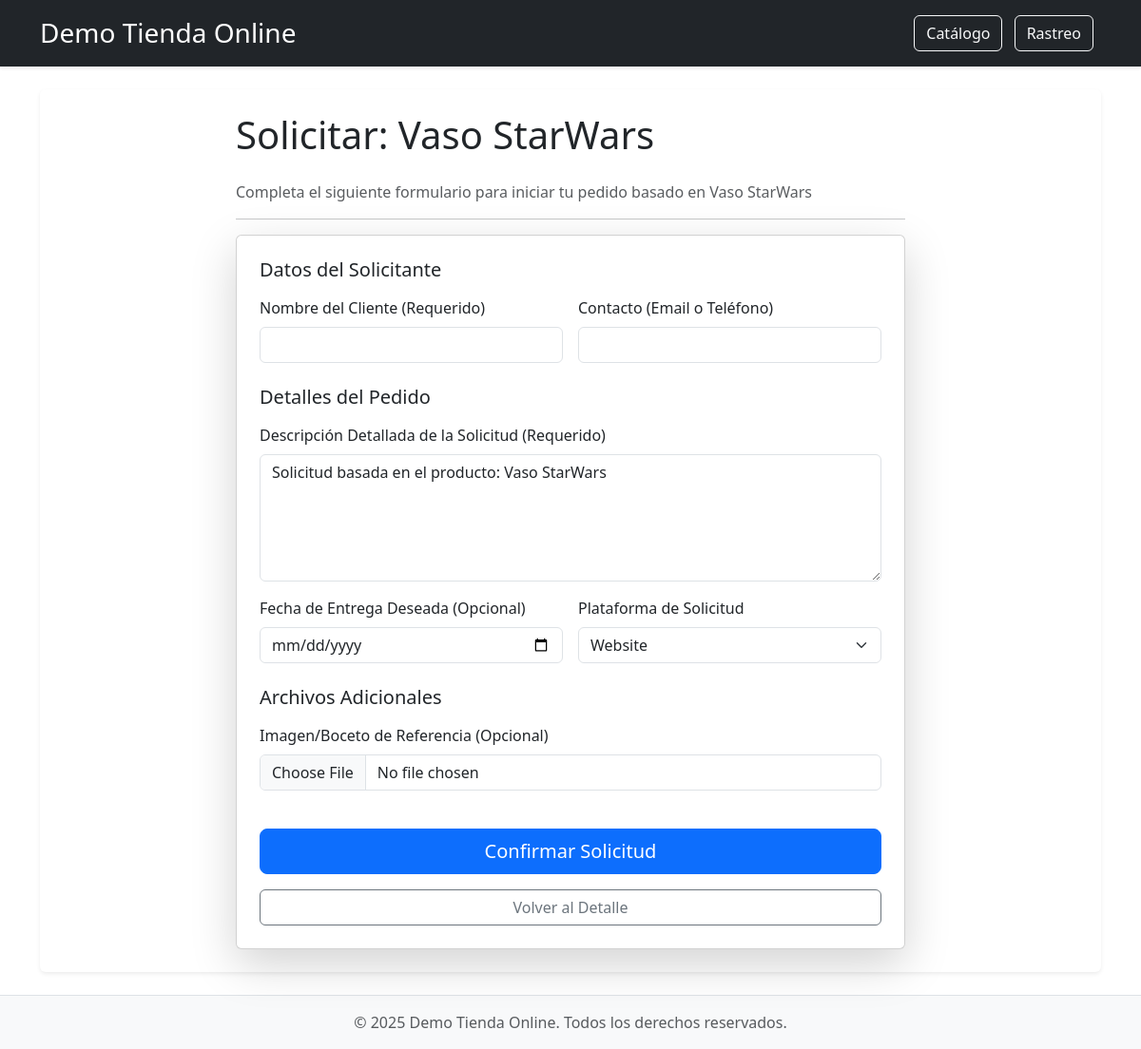
/solicitar_producto/2/, run on an earlier commit of the app's database.
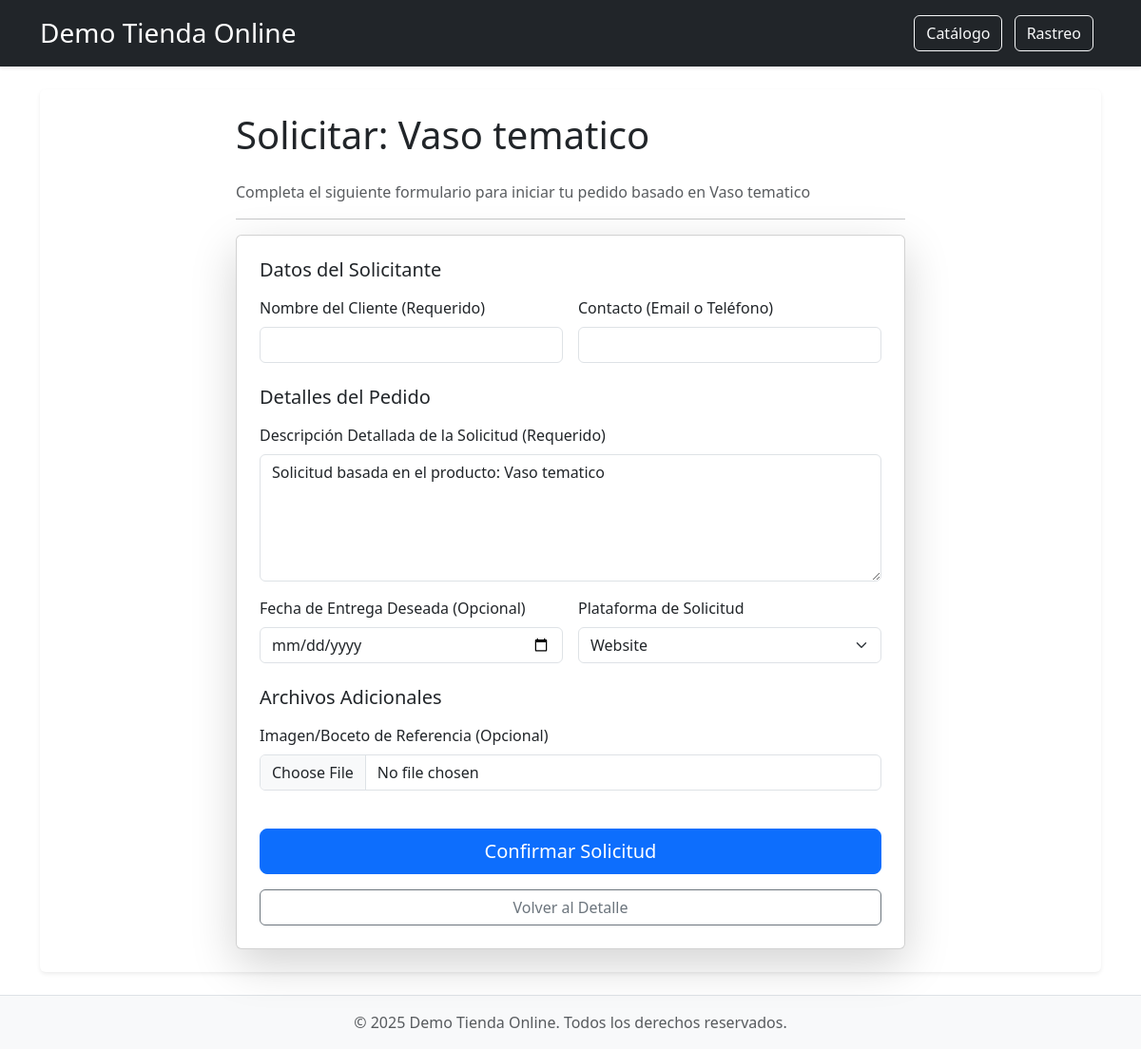
And on a later commit of the database.
### mainApp/models.py (models this page shows, shortened)
class Product(models.Model):
    nombre = models.CharField(max_length=100)
    description = models.TextField()
    category = models.ForeignKey('categoryProduct', on_delete=models.CASCADE)
    precio_base = models.DecimalField(max_digits=10, decimal_places=2)
    imagen1 = models.ImageField(upload_to='imagenes_productos/', blank=True, null=True)
    imagen2 = models.ImageField(upload_to='imagenes_productos/', blank=True, null=True)
    imagen3 = models.ImageField(upload_to='imagenes_productos/', blank=True, null=True)
    destacado = models.BooleanField(default=False)

### mainApp/views.py (the view)
# urls.py: path('solicitar_producto/<int:pk>/', views.solicitar_producto_form, name='solicitar_producto'),
def solicitar_producto_form(request, pk):
    producto = get_object_or_404(Product, pk=pk)
    if request.method == 'POST':
        form = SolicitudPedidoForm(request.POST, request.FILES)
        if form.is_valid():
            nuevo_pedido = form.save(commit=False)
            nuevo_pedido.producto_ref = producto
            nuevo_pedido.plataforma = 'website'
            nuevo_pedido.estados = 'solicitado'
            nuevo_pedido.estado_pago = 'pendiente'
            nuevo_pedido.save()
            messages.success(request, f'¡Pedido creado con éxito! Tu código de rastreo es: {nuevo_pedido.token_Trakeo}')
            return redirect('detalle_rastreo', token=nuevo_pedido.token_Trakeo)
    else:
        initial_data = {
            'producto_ref': producto,
            'descripcion': f'Solicitud basada en el producto: {producto.nombre}',
        }
        form = SolicitudPedidoForm(initial=initial_data)
    context = {
        'producto': producto,
        'form': form,
        'titulo': f'Solicitar: {producto.nombre}',
    }
    return render(request, 'solicitar_producto_form.html', context)

### mainApp/forms.py
class SolicitudPedidoForm(forms.ModelForm):
    imagen = forms.ImageField(
        label="Sube una imagen de referencia",
        required=False
    )
    nombre_cliente = forms.CharField(label="Tu Nombre")
    contacto = forms.CharField(label="Email, Teléfono y/o Red Social")
    descripcion = forms.CharField(
        label="Descripción de lo solicitado",
        widget=forms.Textarea
    )
    producto_ref = forms.ModelChoiceField(
        queryset=Product.objects.all(),
        required=False,
        widget=forms.HiddenInput()
    )
    class Meta:
        model = pedidos
        fields = [
            'nombre_cliente',
            'contacto',
            'producto_ref',
            'descripcion',
            'imagen',
            'fecha_entrega',
            'plataforma'
        ]
        widgets = {
            'fecha_entrega': forms.DateInput(attrs={'type': 'date'}),
        }

### templates/solicitar_producto_form.html (shortened to what this page needs)
{% extends "base.html" %}
{% load static %}
{% load widget_tweaks %}
{% block content %}
    <div class="row justify-content-center">
        <div class="col-lg-8">
            <h1 class="mb-4"> {{ titulo }}</h1>
            <p class="text-muted">Completa el siguiente formulario para iniciar tu pedido basado en {{ producto.nombre }}</p>
            <hr>
            <form method="post" enctype="multipart/form-data" class="card p-4 shadow-lg">
                <h3 class="h5 mb-3"> Datos del Solicitante</h3>
                <div class="row g-3 mb-4">
                    <div class="col-md-6">
                        <label for="{{ form.nombre_cliente.id_for_label }}" class="form-label">Nombre del Cliente (Requerido)</label>
                        {{ form.nombre_cliente|add_class:"form-control" }}
                    </div>
                    <div class="col-md-6">
                        <label for="{{ form.contacto.id_for_label }}" class="form-label">Contacto (Email o Teléfono)</label>
                        {{ form.contacto|add_class:"form-control" }}
                    </div>
                </div>
                <h3 class="h5 mb-3"> Detalles del Pedido</h3>
                <div class="mb-3">
                    <label for="{{ form.descripcion.id_for_label }}" class="form-label">Descripción Detallada de la Solicitud (Requerido)</label>
                    {{ form.descripcion|add_class:"form-control"|attr:"rows:5" }}
                </div>
                <div class="row g-3 mb-4">
                    <div class="col-md-6">
                        <label for="{{ form.fecha_entrega.id_for_label }}" class="form-label">Fecha de Entrega Deseada (Opcional)</label>
                        {{ form.fecha_entrega|add_class:"form-control"|attr:"type:date" }}
                    </div>
                    <div class="col-md-6">
                        <label for="{{ form.plataforma.id_for_label }}" class="form-label">Plataforma de Solicitud</label>
                        {{ form.plataforma|add_class:"form-select" }}
                    </div>
                </div>
                <h3 class="h5 mb-3"> Archivos Adicionales</h3>
                <div class="mb-4">
                    <label for="{{ form.imagen.id_for_label }}" class="form-label">Imagen/Boceto de Referencia (Opcional)</label>
                    {{ form.imagen|add_class:"form-control" }}
                </div>
                <div class="d-grid gap-2">
                    <button type="submit" class="btn btn-primary btn-lg mt-3"> Confirmar Solicitud</button>
                    <a href="{% url 'detalle_producto' producto.pk %}" class="btn btn-outline-secondary mt-2">
                        Volver al Detalle
                    </a>
                </div>
            </form>
        </div>
    </div>
{% endblock %}

What changed in the data, as far as the page shows it:
changed Product: nombre "Vaso StarWars" → "Vaso tematico"
Also different on the page:
{{ titulo }}: "Solicitar: Vaso StarWars" → "Solicitar: Vaso tematico"
form field descripcion: "Solicitud basada en el producto: Vaso StarWars" → "Solicitud basada en el producto: Vaso tematico"
